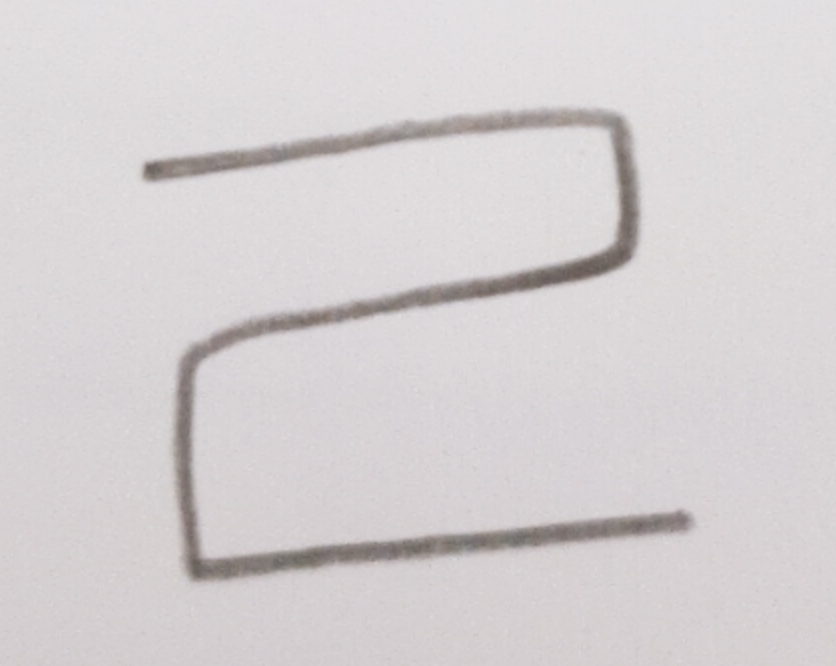
//> input picture choseong.jpg, 836 x 666 px
$ ./composing   (built with g++ and OpenCV 4)
//> lines starting //> are read from the running program, lines starting //| are printed output that depends on the picture; after the words box and inside, x2 and y2 are one past the last pixel; in counts of white or black regions, pixels touching at a corner belong together
#include "opencv2/opencv.hpp"
#include <iostream>

using namespace cv;
using namespace std;

int main()
{
	Mat first = imread("choseong.jpg", IMREAD_GRAYSCALE);
//> first: 666 rows x 836 cols, CV_8UC1; min 91, max 228, mean 210.5
	Mat last = imread("jongseong.jpg", IMREAD_GRAYSCALE);
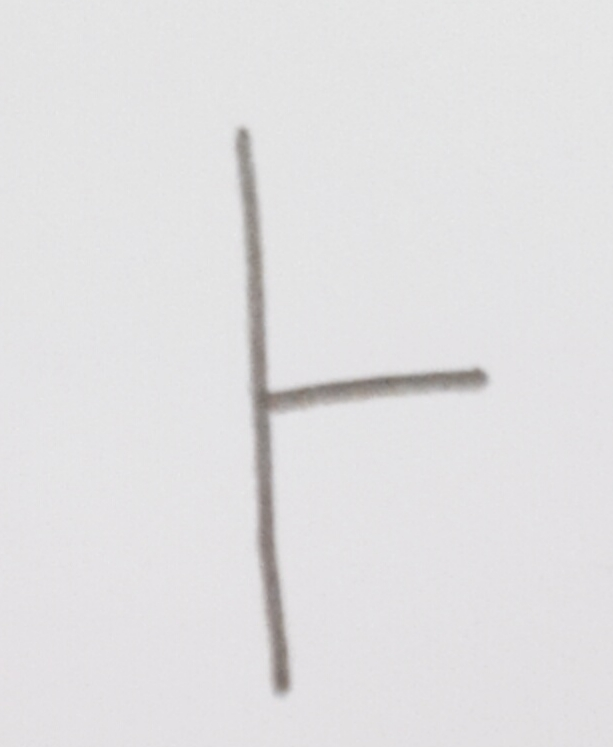
//> input picture jongseong.jpg, 613 x 747 px
//> last: 747 rows x 613 cols, CV_8UC1; min 106, max 234, mean 224.7
	Mat final = imread("1.jpg", IMREAD_GRAYSCALE);
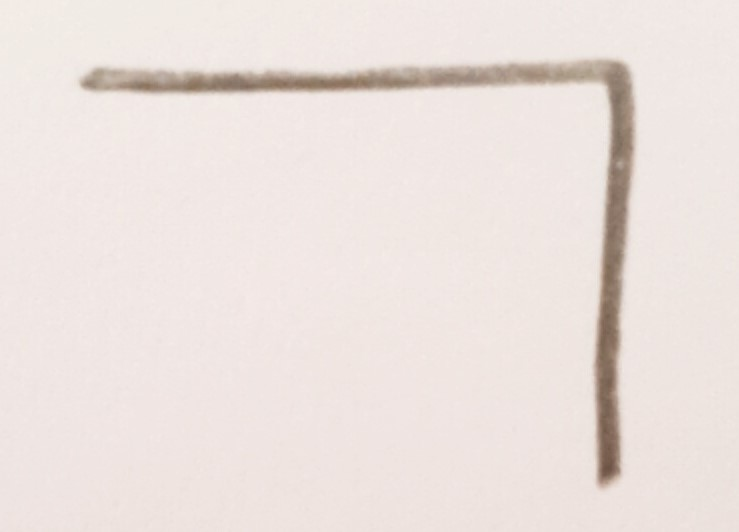
//> input picture 1.jpg, 739 x 532 px
//> final: 532 rows x 739 cols, CV_8UC1; min 88, max 241, mean 228.1
	Mat dst; //가로로 이미지 붙인 결과
	Mat dst_1; //세로로 이미지 붙인 결과


	resize(first, first, Size(300, 300), INTER_AREA);
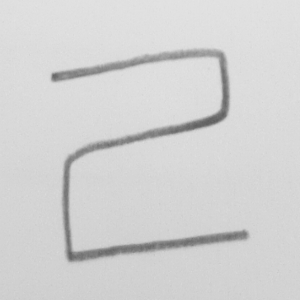
//> first: 300 rows x 300 cols, CV_8UC1; min 93, max 227, mean 210.4
	resize(last, last, Size(200, 300), INTER_AREA);
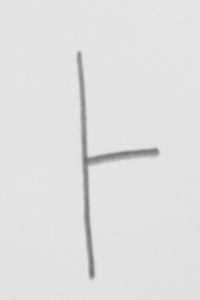
//> last: 300 rows x 200 cols, CV_8UC1; min 109, max 233, mean 224.7
	resize(final, final, Size(500, 300), INTER_AREA);
//> final: 300 rows x 500 cols, CV_8UC1

	hconcat(first, last, dst); //가로로 이미지 붙이기
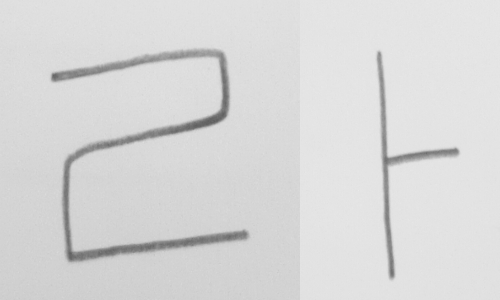
//> dst: 300 rows x 500 cols, CV_8UC1; min 93, max 233, mean 216.1

	vconcat(dst, final, dst_1); //세로로 이미지 붙이기

	//이진화해서 글자만 추출하기
	//열거상수 THRESH_BINARY_INV
	threshold(dst_1, dst_1, 170, 255, THRESH_BINARY_INV);
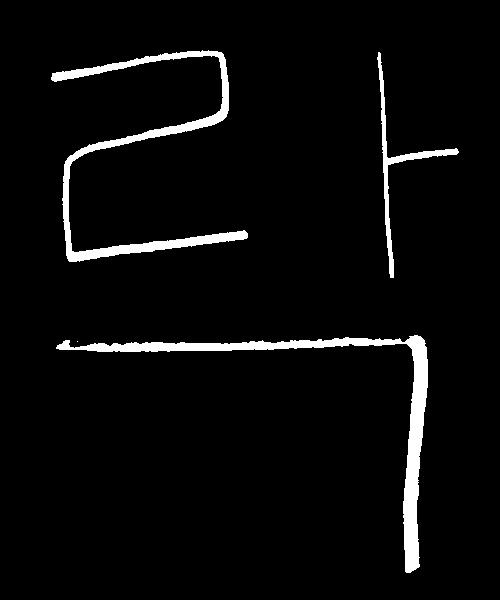
//> dst_1: 600 rows x 500 cols, CV_8UC1; 4.1% white; 4 white regions (1 under 20 px), largest, box (x1, y1, x2, y2) and area: (56, 335, 428, 573) 5921, (51, 50, 248, 262) 4978, (377, 52, 459, 278) 1414

	//색반전
	dst_1 = ~dst_1;

	resize(dst_1, dst_1, Size(500, 500), INTER_AREA);
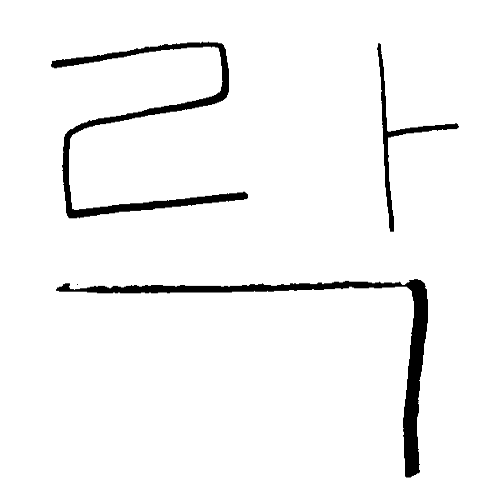
//> dst_1: 500 rows x 500 cols, CV_8UC1; min 0, max 255, mean 244.5

	//이미지 보여주기
	imshow("font_Composing", dst_1);

	waitKey();
	destroyAllWindows();

	return 0;

}
